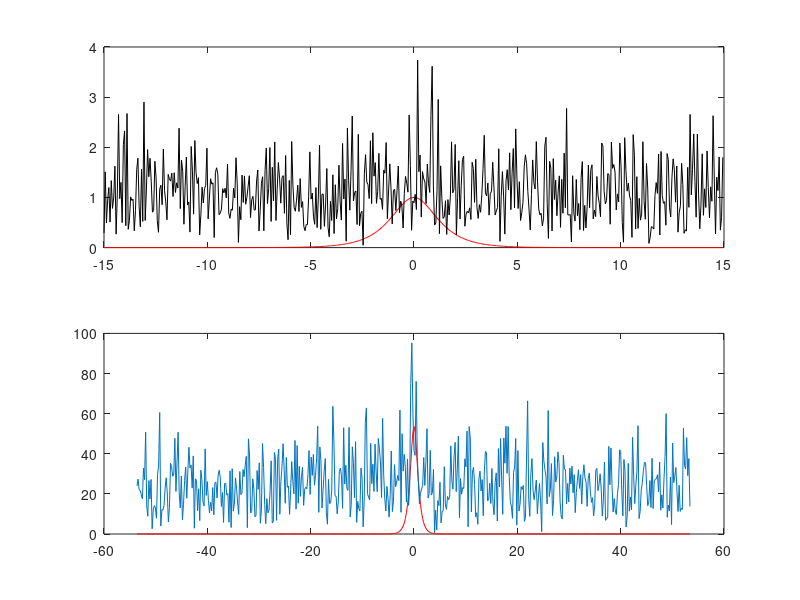

The MATLAB script that drew this image:
clear all; close all; clc;

T=30; %sample signal for 30 seconds
n=512; %how many points

t2=linspace(-T/2,T/2,n+1); t=t2(1:n); %512 + 1 points, last point is same as first

%below tells you the frequency components b/c fft things you are working on
%a 2pi periodic domain
k=(2*pi/T)*[0:n/2-1 -n/2:-1];
%fft shifts things so we have to shif back
ks=fftshift(k);
%here is our function
u=sech(t);

%now lets fft this sucka
ut=fft(u);
%add to every frequency component a little noise, to real and complex part.
noise=20;
utn=ut+noise*(randn(1,n)+i*randn(1,n));
%look at this noisy signal in time domain
un=ifft(utn);

subplot(2,1,1), plot(t,u,'r', t, abs(un),'k')
subplot(2,1,2), plot(ks, abs(fftshift(ut)),'r',ks,abs(fftshift(utn)))